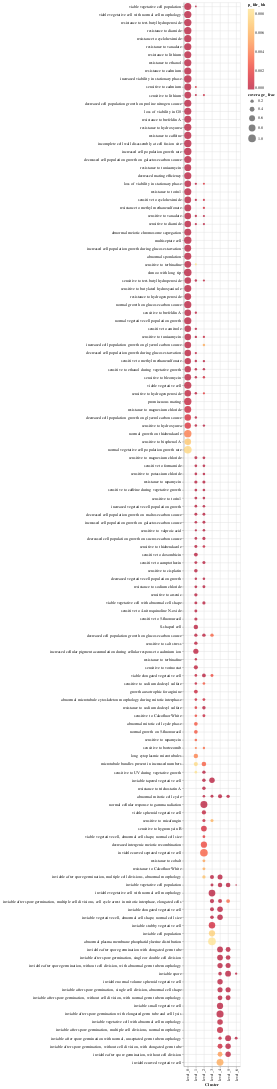

Notebook source saved alongside this figure:
### Code cell
concated_FYPOEA_results_plot = []
for NS, NS_df in filtered_concated_FYPOEA_results.groupby("NS"):
    chart = alt.Chart(NS_df).mark_circle().encode(
        x=alt.X("Cluster:N", axis=alt.Axis(grid=True), sort=["level_0", "level_1", "level_2", "level_3", "level_4", "level_5", "level_6"]),
        y=alt.Y(
                    "name:N",
                    axis=alt.Axis(grid=True, labelLimit=500, title=""),
                    sort=alt.EncodingSortField(
                        field="Cluster", order="ascending"),
                ),
        color=alt.Color("p_fdr_bh:Q").scale(
                    scheme="yelloworangered", reverse=True),
        tooltip=NS_df.columns.tolist(),
        size="coverage_frac")
    concated_FYPOEA_results_plot.append(chart)
alt.hconcat(*concated_FYPOEA_results_plot)#.save("../results/FYPOEA_results_plot.html")

### Figure 1 — Vega specification as saved in the notebook (floating-point values rounded to 4 significant figures; data arrays with more than 128 entries replaced by an {"elided": "..."} marker saying what was removed)
{"$schema": "https://vega.github.io/schema/vega/v5.json", "data": [{"name": "source_0"}, {"name": "data_0", "values": {"elided": "217 records"}}, {"name": "data_0_color_domain_p_fdr_bh", "values": [{"min": 0.0, "max": 0.008539}]}, {"name": "data_0_size_domain_coverage_frac", "values": [{"min": 0.043, "max": 1.0}]}, {"name": "source_0_concat_0_x_domain_Cluster", "values": [{"Cluster": "level_0", "sort_field": 0.0}, {"Cluster": "level_1", "sort_field": 1.0}, {"Cluster": "level_2", "sort_field": 2.0}, {"Cluster": "level_3", "sort_field": 3.0}, {"Cluster": "level_4", "sort_field": 4.0}, {"Cluster": "level_5", "sort_field": 5.0}, {"Cluster": "level_6", "sort_field": 6.0}]}, {"name": "source_0_concat_0_y_domain_name", "values": {"elided": "132 records"}}], "signals": [{"name": "concat_0_x_step", "value": 20}, {"name": "concat_0_width", "update": "bandspace(domain('concat_0_x').length, 1, 0.5) * concat_0_x_step"}, {"name": "concat_0_y_step", "value": 20}, {"name": "concat_0_height", "update": "bandspace(domain('concat_0_y').length, 1, 0.5) * concat_0_y_step"}], "marks": [{"type": "group", "name": "concat_0_group", "encode": {"update": {"width": {"signal": "concat_0_width"}, "height": {"signal": "concat_0_height"}}}, "marks": [{"type": "symbol", "name": "concat_0_marks", "from": {"data": "data_0"}, "encode": {"update": {"fill": {"field": "p_fdr_bh", "scale": "color"}, "description": {"signal": "\"Cluster: \" + (isValid(datum[\"Cluster\"]) ? datum[\"Cluster\"] : \"\"+datum[\"Cluster\"]) + \"; name: \" + (isValid(datum[\"name\"]) ? datum[\"name\"] : \"\"+datum[\"name\"]) + \"; p_fdr_bh: \" + (format(datum[\"p_fdr_bh\"], \"\")) + \"; coverage_frac: \" + (format(datum[\"coverage_frac\"], \"\")) + \"; GO: \" + (isValid(datum[\"GO\"]) ? datum[\"GO\"] : \"\"+datum[\"GO\"]) + \"; NS: \" + (isValid(datum[\"NS\"]) ? datum[\"NS\"] : \"\"+datum[\"NS\"]) + \"; enrichment: \" + (isValid(datum[\"enrichment\"]) ? datum[\"enrichment\"] : \"\"+datum[\"enrichment\"]) + \"; p_uncorrected: \" + (format(datum[\"p_uncorrected\"], \"\")) + \"; study_count: \" + (format(datum[\"study_count\"], \"\")) + \"; pop_count: \" + (format(datum[\"pop_count\"], \"\")) + \"; study_n: \" + (format(datum[\"study_n\"], \"\")) + \"; pop_n: \" + (format(datum[\"pop_n\"], \"\")) + \"; ratio_in_study: \" + (isValid(datum[\"ratio_in_study\"]) ? datum[\"ratio_in_study\"] : \"\"+datum[\"ratio_in_study\"]) + \"; ratio_in_pop: \" + (isValid(datum[\"ratio_in_pop\"]) ? datum[\"ratio_in_pop\"] : \"\"+datum[\"ratio_in_pop\"]) + \"; study_items: \" + (isValid(datum[\"study_items\"]) ? datum[\"study_items\"] : \"\"+datum[\"study_items\"]) + \"; pop_items: \" + (isValid(datum[\"pop_items\"]) ? datum[\"pop_items\"] : \"\"+datum[\"pop_items\"]) + \"; missing_items: \" + (isValid(datum[\"missing_items\"]) ? datum[\"missing_items\"] : \"\"+datum[\"missing_items\"])"}, "size": {"field": "coverage_frac", "scale": "size"}, "x": {"field": "Cluster", "scale": "concat_0_x"}, "tooltip": {"signal": "{\"Cluster\": isValid(datum[\"Cluster\"]) ? datum[\"Cluster\"] : \"\"+datum[\"Cluster\"], \"GO\": isValid(datum[\"GO\"]) ? datum[\"GO\"] : \"\"+datum[\"GO\"], \"NS\": isValid(datum[\"NS\"]) ? datum[\"NS\"] : \"\"+datum[\"NS\"], \"enrichment\": isValid(datum[\"enrichment\"]) ? datum[\"enrichment\"] : \"\"+datum[\"enrichment\"], \"name\": isValid(datum[\"name\"]) ? datum[\"name\"] : \"\"+datum[\"name\"], \"p_fdr_bh\": format(datum[\"p_fdr_bh\"], \"\"), \"p_uncorrected\": format(datum[\"p_uncorrected\"], \"\"), \"study_count\": format(datum[\"study_count\"], \"\"), \"pop_count\": format(datum[\"pop_count\"], \"\"), \"study_n\": format(datum[\"study_n\"], \"\"), \"pop_n\": format(datum[\"pop_n\"], \"\"), \"ratio_in_study\": isValid(datum[\"ratio_in_study\"]) ? datum[\"ratio_in_study\"] : \"\"+datum[\"ratio_in_study\"], \"ratio_in_pop\": isValid(datum[\"ratio_in_pop\"]) ? datum[\"ratio_in_pop\"] : \"\"+datum[\"ratio_in_pop\"], \"study_items\": isValid(datum[\"study_items\"]) ? datum[\"study_items\"] : \"\"+datum[\"study_items\"], \"pop_items\": isValid(datum[\"pop_items\"]) ? datum[\"pop_items\"] : \"\"+datum[\"pop_items\"], \"coverage_frac\": format(datum[\"coverage_frac\"], \"\"), \"missing_items\": isValid(datum[\"missing_items\"]) ? datum[\"missing_items\"] : \"\"+datum[\"missing_items\"]}"}, "opacity": {"value": 0.7}, "ariaRoleDescription": {"value": "circle"}, "y": {"field": "name", "scale": "concat_0_y"}, "shape": {"value": "circle"}}}, "style": ["circle"]}], "axes": [{"scale": "concat_0_x", "minExtent": 0, "labels": false, "aria": false, "domain": false, "orient": "bottom", "grid": true, "ticks": false, "zindex": 0, "maxExtent": 0, "gridScale": "concat_0_y"}, {"scale": "concat_0_y", "zindex": 0, "ticks": false, "gridScale": "concat_0_x", "minExtent": 0, "orient": "left", "grid": true, "aria": false, "domain": false, "maxExtent": 0, "labels": false}, {"scale": "concat_0_x", "labelAlign": "right", "orient": "bottom", "zindex": 0, "grid": false, "labelAngle": 270, "labelBaseline": "middle", "title": "Cluster"}, {"scale": "concat_0_y", "zindex": 0, "labelLimit": 500, "orient": "left", "grid": false}], "style": "cell"}], "scales": [{"name": "color", "type": "linear", "domain": [{"signal": "(data(\"data_0_color_domain_p_fdr_bh\")[0] || {}).min"}, {"signal": "(data(\"data_0_color_domain_p_fdr_bh\")[0] || {}).max"}], "range": {"scheme": "yelloworangered"}, "interpolate": "hcl", "zero": false, "reverse": true}, {"name": "size", "type": "linear", "domain": [{"signal": "(data(\"data_0_size_domain_coverage_frac\")[0] || {}).min"}, {"signal": "(data(\"data_0_size_domain_coverage_frac\")[0] || {}).max"}], "range": [0, 361], "zero": true}, {"name": "concat_0_x", "type": "point", "domain": {"data": "source_0_concat_0_x_domain_Cluster", "field": "Cluster", "sort": {"op": "max", "field": "sort_field"}}, "range": {"step": {"signal": "concat_0_x_step"}}, "padding": 0.5}, {"name": "concat_0_y", "type": "point", "domain": {"data": "source_0_concat_0_y_domain_name", "field": "name", "sort": {"op": "max", "field": "sort_field"}}, "range": {"step": {"signal": "concat_0_y_step"}}, "padding": 0.5}], "background": "white", "legends": [{"fill": "color", "gradientLength": {"signal": "clamp(concat_0_height, 64, 200)"}, "title": "p_fdr_bh", "encode": {"gradient": {"update": {"opacity": {"value": 0.7}}}}}, {"size": "size", "symbolType": "circle", "title": "coverage_frac", "encode": {"symbols": {"update": {"fill": {"value": "black"}, "fillOpacity": {"value": 0.7}, "opacity": {"value": 0.7}, "stroke": {"value": "transparent"}}}}}], "layout": {"padding": 20, "bounds": "full", "align": "each"}, "padding": 5}
